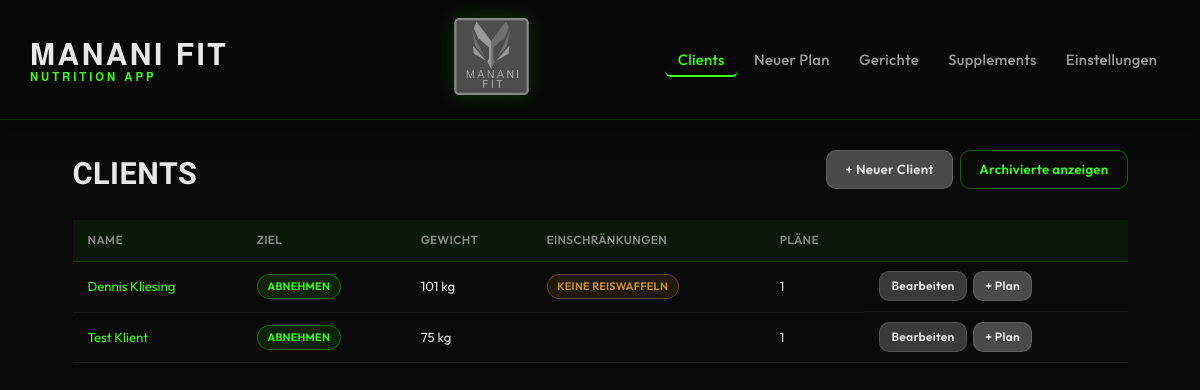
The app's page /clients, older data.
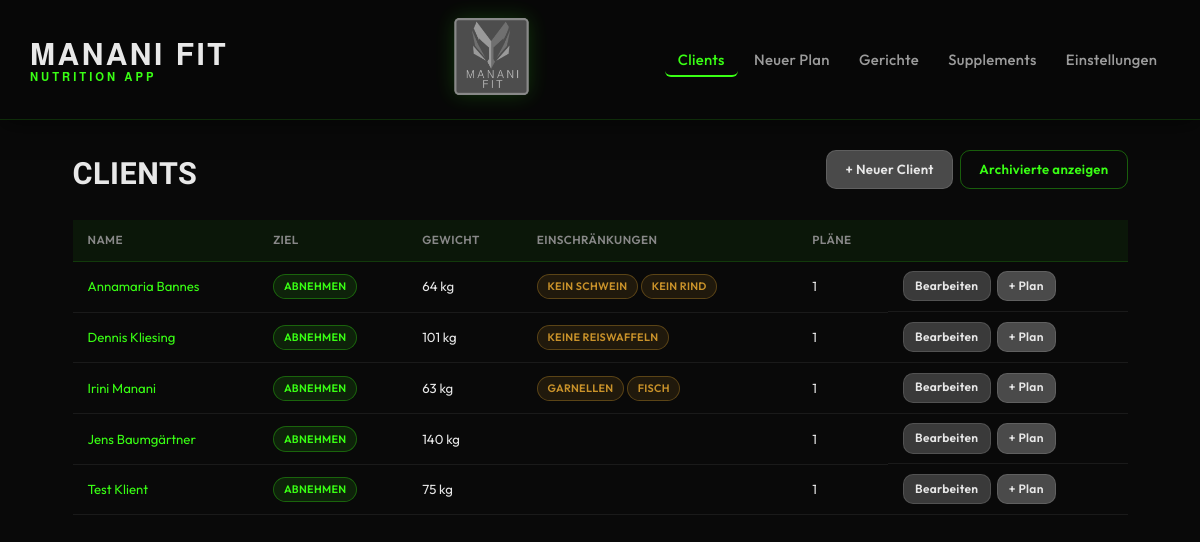
The same page, newer data.
### models.py (models this page shows, shortened)
class Client(db.Model):
    __tablename__ = "clients"
    __allow_unmapped__ = True
    id: int = db.Column(db.Integer, primary_key=True)
    name: str = db.Column(db.String(120), nullable=False)
    email: str | None = db.Column(db.String(200))
    phone: str | None = db.Column(db.String(50))
    birthdate: date | None = db.Column(db.Date)
    gender: str | None = db.Column(db.String(20))
    weight_kg: float | None = db.Column(db.Float)
    height_cm: float | None = db.Column(db.Float)
    goal: str = db.Column(db.String(30), nullable=False, default="Halten")
    restrictions_text: str | None = db.Column(db.Text)
    restriction_tags: str = db.Column(db.Text, default="[]")
    created_at: datetime = db.Column(db.DateTime, default=datetime.utcnow)
    updated_at: datetime = db.Column(
        db.DateTime, default=datetime.utcnow, onupdate=datetime.utcnow
    )
    is_archived: bool = db.Column(db.Boolean, default=False)
    macro_overrides: str | None = db.Column(db.Text, nullable=True)
    plans = db.relationship("MealPlan", back_populates="client", lazy="dynamic")
    def get_restriction_tags(self) -> list[str]:
        return json.loads(self.restriction_tags or "[]")

### app.py (the view)
    @app.route("/clients")
    def clients_list():
        show_archived = request.args.get("archived") == "1"
        query = Client.query
        if not show_archived:
            query = query.filter_by(is_archived=False)
        clients = query.order_by(Client.name).all()
        return render_template(
            "clients/list.html", clients=clients, show_archived=show_archived
        )

### templates/clients/list.html (shortened to what this page needs)
{% extends "base.html" %}
{% block content %}
<div class="page-header">
  <h1>Clients</h1>
  <div class="header-actions">
    <a href="{{ url_for('clients_new') }}" class="btn btn--primary">+ Neuer Client</a>
    {% if show_archived %}
      <a href="{{ url_for('clients_list') }}" class="btn btn--ghost">Aktive anzeigen</a>
    {% else %}
      <a href="{{ url_for('clients_list', archived=1) }}" class="btn btn--ghost">Archivierte anzeigen</a>
    {% endif %}
  </div>
</div>
{% if clients %}
  <div class="table-wrap">
    <table class="data-table">
      <thead>
        <tr>
          <th>Name</th>
          <th>Ziel</th>
          <th>Gewicht</th>
          <th>Einschränkungen</th>
          <th>Pläne</th>
          <th></th>
        </tr>
      </thead>
      <tbody>
        {% for c in clients %}
        <tr>
          <td><a href="{{ url_for('clients_detail', client_id=c.id) }}">{{ c.name }}</a></td>
          <td><span class="tag">{{ c.goal }}</span></td>
          <td>{% if c.weight_kg %}{{ c.weight_kg|int }} kg{% else %}—{% endif %}</td>
          <td>
            {% for tag in c.get_restriction_tags() %}
              <span class="tag tag--restriction">{{ tag }}</span>
            {% endfor %}
          </td>
          <td>{{ c.plans.count() }}</td>
          <td class="actions">
            <a href="{{ url_for('clients_edit', client_id=c.id) }}" class="btn btn--sm">Bearbeiten</a>
            <a href="{{ url_for('plans_new', client_id=c.id) }}" class="btn btn--sm btn--primary">+ Plan</a>
          </td>
        </tr>
        {% endfor %}
      </tbody>
    </table>
  </div>
{% else %}
  <p class="empty-hint">Keine Clients gefunden.</p>
{% endif %}
{% endblock %}

Row changes from the older to the newer data that the page shows:
added Client: name "Annamaria Bannes", goal "ABNEHMEN", weight_kg "64", get_restriction_tags "KEIN SCHWEIN" "KEIN RIND", plans.count "1"
added Client: name "Irini Manani", goal "ABNEHMEN", weight_kg "63", get_restriction_tags "GARNELLEN" "FISCH", plans.count "1"
added Client: name "Jens Baumgärtner", goal "ABNEHMEN", weight_kg "140", plans.count "1"
